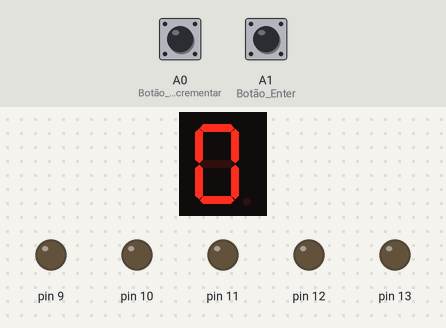
Bench run of a sketch on a simulated Arduino Uno, built with avr-gcc and run on an emulated ATmega328P. On the bench: 1-digit seven-segment display, output pins drawn as LEDs (lit = HIGH). Wiring (inferred from the names in the program): 1-digit 7-segment display, segments lit when HIGH: segments pin 2, pin 3, pin 4, pin 5, pin 6, pin 7, pin 8. Inputs (shaded band) come from the test bench; at power-on: A0 (Botão_Incrementar) HIGH, A1 (Botão_Enter) HIGH. The segment pins are drawn as the display they are named for; pins used as bus, display or sensor lines are not drawn.

Above: at 1.2 s.
1.3 s: A0 (Botão_Incrementar) pulled LOW for 1 s
At 1.67 s:
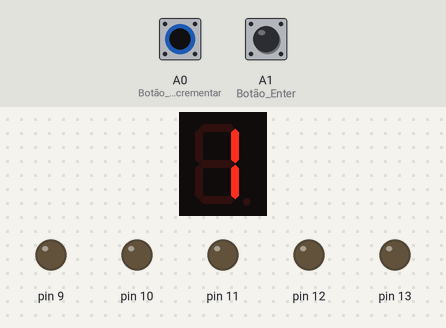
3.8 s: A1 (Botão_Enter) pulled LOW for 3.2 s
8.5 s: A0 (Botão_Incrementar) driven LOW and A1 (Botão_Enter) driven LOW
At 10.3 s:
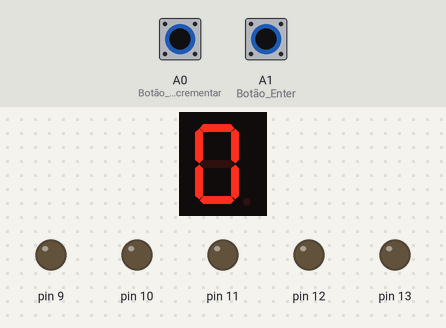
11.5 s: A1 (Botão_Enter) driven HIGH
At 12.12 s:
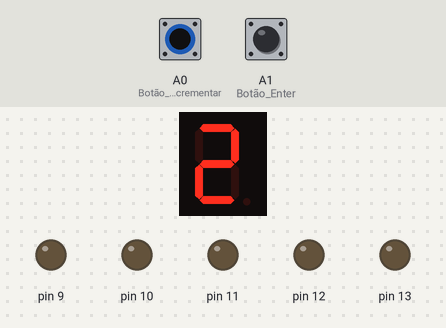
14.5 s: A0 (Botão_Incrementar) driven HIGH
Timing chart, 0 to 17.0 s (numbered marks = the images above; inputs shaded):
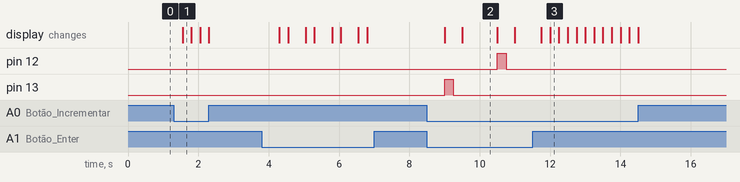

The sketch:

Calculadora_Binaria.ino
```cpp
// Mapeamento dos segmentos (a, b, c, d, e, f, g) nos pinos 2 a 8
const int segmentos[] = {2, 3, 4, 5, 6, 7, 8};

// Mapa para números 0, 1, 2, 3 (Catódica)
const byte digitos[] = {0x3F, 0x06, 0x5B, 0x4F};

int valor1 = 0, valor2 = 0;
int cont = 0;   // Contador de 0 a 3
int estado = 0; // 0: Valor1, 1: Valor2, 2: Resultado
void setup() {
  for (int i = 2; i <= 13; i++) pinMode(i, OUTPUT);
  pinMode(A0, INPUT_PULLUP); // Botão Incrementar [
  pinMode(A1, INPUT_PULLUP); // Botão Enter
}

void mostrarNoDisplay(int n) {
  for (int i = 0; i < 7; i++) {
    digitalWrite(segmentos[i], bitRead(digitos[n], i));
  }
}

void loop() {
  if (estado < 2) {
    mostrarNoDisplay(cont);
  } else {
    for (int i = 0; i < 7; i++) digitalWrite(segmentos[i], LOW); // Zera display
  }

  // Lógica do Botão Incrementar (A0)
  if (digitalRead(A0) == LOW) {
    cont++;
    if (cont > 3) cont = 0; // Limite de 0 a 3
    delay(250); // Debounce simples
  }

  // Lógica do Botão Enter (A1) - Máquina de Estados [
  if (digitalRead(A1) == LOW) {
    if (estado == 0) {
      valor1 = cont; cont = 0; estado = 1; // Salva 1º valor
    } else if (estado == 1) {
      valor2 = cont; estado = 2;           // Salva 2º e soma
    } else {
      estado = 0; cont = 0;                // Reinicia
      digitalWrite(11, LOW); digitalWrite(12, LOW); digitalWrite(13, LOW);
    }
    delay(250); // Debounce
  }

  // Mostra Resultado em Binário nos LEDs
  if (estado == 2) {
    int soma = valor1 + valor2;
    digitalWrite(13, bitRead(soma, 0)); // Bit menos significativo
    digitalWrite(12, bitRead(soma, 1));
    digitalWrite(11, bitRead(soma, 2)); // Bit mais significativo
  }
}
```

Measured:
- after the input at 1.3 s, the display: changes after 0.25 s (image 1)
- after the input at 8.5 s, pin 12: LOW → HIGH after 2.0 s, → LOW 0.25 s later; pin 13: LOW → HIGH after 0.50 s, → LOW 0.25 s later; the display: first changes after 0.50 s (image 2 shows a later state)
- after the input at 11.5 s, pin 12: stops changing and stays LOW; the display: first changes after 0.25 s (image 3 shows a later state)
- what the display in image 2 shows lasts 1.0 s, from 9.5 s to 10.5 s
